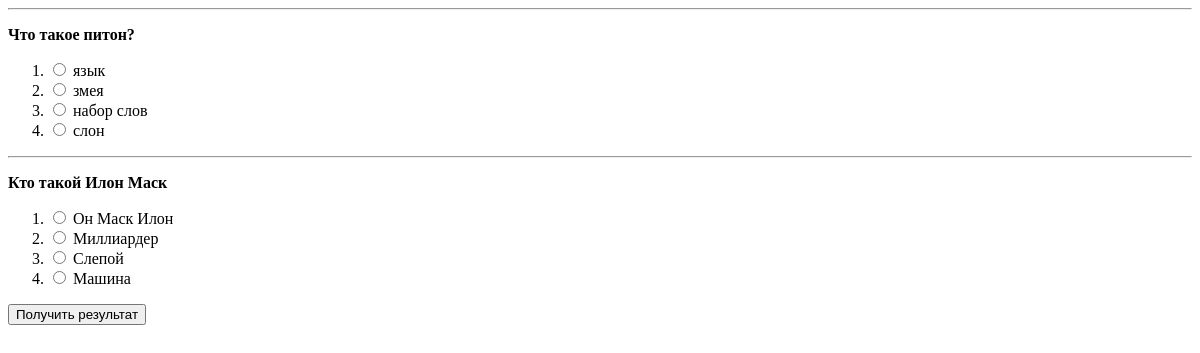
/path/quiz/3, run on an earlier commit of the app's database.
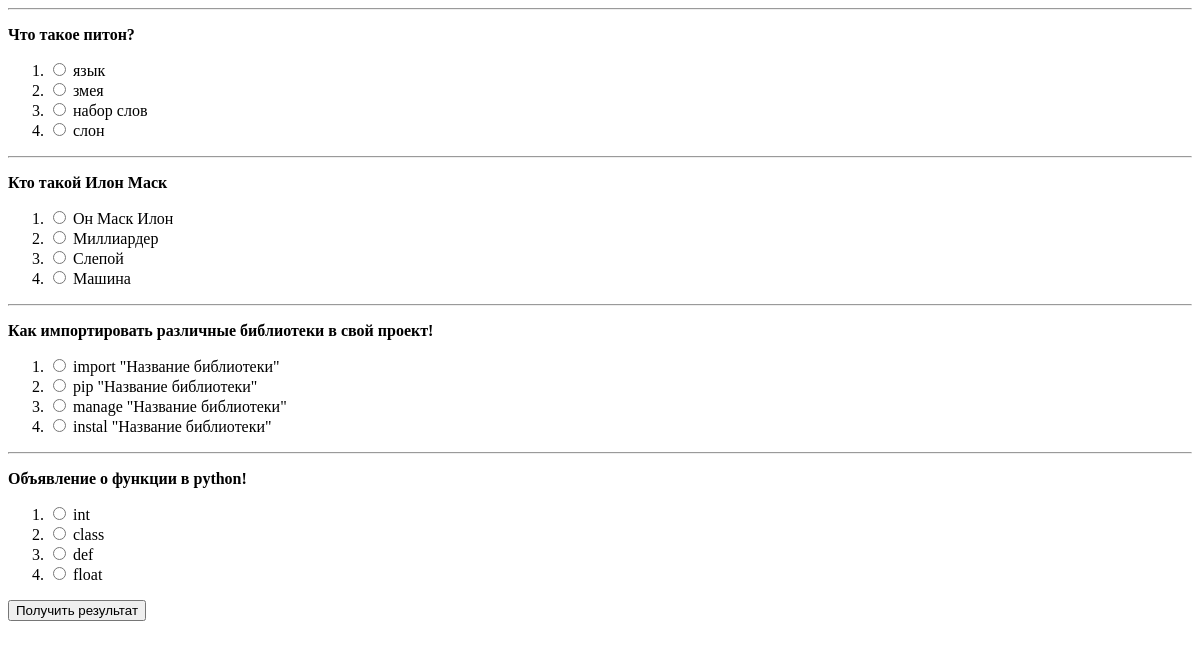
And on a later commit of the database.
### test_platform/models.py (models this page shows, shortened)
class Test_question(models.Model):
    test_type = models.ForeignKey(Test_Types, on_delete = models.CASCADE, verbose_name = 'Тип тестов')
    question  = models.TextField(verbose_name='Опишите Вопрос')
    options_A = models.CharField(max_length = 50, verbose_name = 'Вориант А')
    options_B = models.CharField(max_length = 50, verbose_name = 'Вориант B')
    options_C = models.CharField(max_length = 50, verbose_name = 'Вориант C')
    options_D = models.CharField(max_length = 50, verbose_name = 'Вориант D')
    answer    = models.IntegerField(help_text= 'Напишите правильный вариант')
    class Meta:
        verbose_name = 'Тест'
        verbose_name_plural = 'Тесты'

### test_platform/views.py (the view)
# urls.py: path('quiz/<int:pk>', views.Quiz, name = 'Quiz')
def Quiz(request, pk):
    model = Test_question.objects.filter(test_type_id = pk)
    content = {'quiz': model}
    return render(request, 'quiz.html', content)

### test_platform/templates/quiz.html (shortened to what this page needs)
{% load static %}
<!DOCTYPE html>
<html lang="ru">
<head>
</head>
<body>
  {% for i in quiz %}
  <div class="question">
    <hr>
    <p class="text-center"><b>{{i.question}}</b></p>
    <ol>
      <li><input type="radio" name="quest{{i.id}}" id="a_1"> <label class="form-check-label" for="a_1">{{i.options_A}}</label></li>
      <li><input type="radio" name="quest{{i.id}}" id="a_2"> <label class="form-check-label" for="a_2">{{i.options_B}}</label></li>
      <li><input type="radio" name="quest{{i.id}}" id="a_3"> <label class="form-check-label" for="a_3">{{i.options_C}}</label></li>
      <li><input type="radio" name="quest{{i.id}}" id="a_4"> <label class="form-check-label" for="a_4">{{i.options_D}}</label></li>
    </ol>
  </div>
  {% endfor %}
<button class="btn-success btn-lg btn-block" id="apply" onclick="summary();">Получить результат</button>
</body>
</html>

What changed in the data, as far as the page shows it:
added Test_question: question "Как импортировать различные библиотеки в свой проект!", options_A "import \"Название библиотеки\"", options_B "pip \"Название библиотеки\"", options_C "manage \"Название библиотеки\"", options_D "instal \"Название библиотеки\""
added Test_question: question "Объявление о функции в python!", options_A "int", options_B "class", options_C "def", options_D "float"
